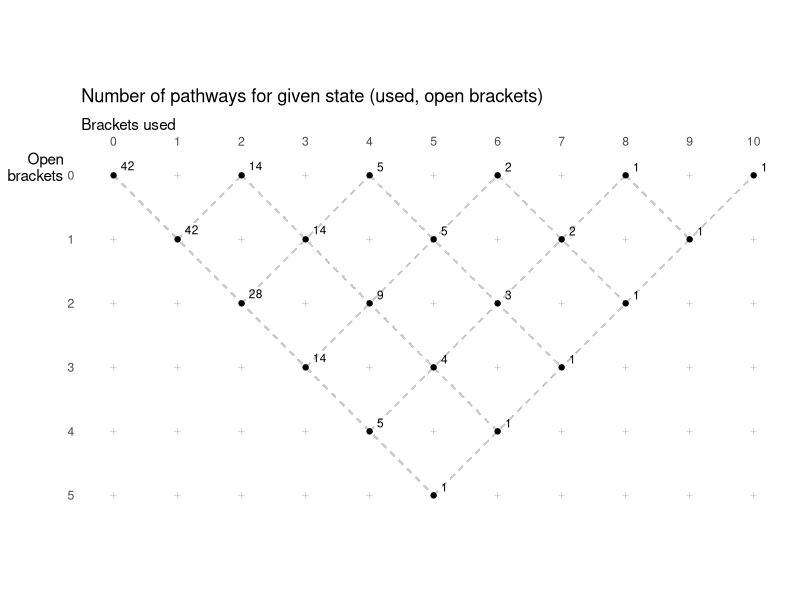

Source code (R):
## ---- chunk 1
options(tidyverse.quiet = TRUE)
library("tidyverse")
## ---- chunk 2
library("tidyverse")
evaluate_options <- function(remnant, num_brackets, eqtn = "", num_used = 0, 
                             num_open = 0, pathway = "") {
  
  # Cannot leave the final expression unclosed
  if ((num_open > 0) &
      (num_used >= num_brackets)) {
    return(NULL)
  }
  
  # Cannot have a negative number of open brackets
  if (num_open < 0) {
    return(NULL)
  }
  
  # Terminal state
  # Evaluate equation string using:
  # https://stackoverflow.com/questions/1743698/evaluate-expression-given-as-a-string
  if ((num_open == 0) & 
      (num_used >= num_brackets)) {
    rslt_tibble <- tibble(equation = eqtn, pathway = pathway) %>%
      mutate(evaluation = eval(parse(text = eqtn)))
    return(rslt_tibble)
  }
  
  # Pull off first number and bracket 
  # Results include both opening and closing the brackets
  numeric <- str_extract(remnant, "[^|]+")
  new_remnant <- sub("[^|]+\\|", "", remnant)

  return(bind_rows(
    evaluate_options(
      # When opening a bracket, the new equation will be a concatenation:
      # existing equation + numeric token + "* abs("
      remnant = new_remnant, 
      num_brackets = num_brackets,
      eqtn = paste0(eqtn, numeric, "* abs("), 
      num_used = num_used + 1, 
      num_open = num_open + 1, 
      pathway = paste0(pathway, "O")),
    evaluate_options(
      # When closing a bracket, the new equation will be a concatenation:
      # existing equation + numeric token + ")"
      remnant = new_remnant, 
      num_brackets = num_brackets,
      eqtn = paste0(eqtn, numeric, ")"), 
      num_used = num_used +1, 
      num_open = num_open - 1, 
      pathway = paste0(pathway, "C")))
    )
}
## ---- chunk 3
# Adding 1 in front just for convenience
TEST_STRING <- "1|-1|-2|-3|-4|-5|-6|-7|-8|-9|"

answers <- evaluate_options(remnant = TEST_STRING, num_brackets = 10)
## ---- chunk 4
answer_summary <- answers %>% arrange(evaluation)
num_pathways <- nrow(answer_summary)
unq_answers <- unique(answers %>% pull(evaluation))
num_unq_answers <- length(unq_answers)

duplicate_answers <- unique(
  answer_summary %>% 
    add_count(evaluation) %>% 
    filter(n > 1) %>% 
    pull(evaluation))

## ---- chunk 5
library(ggrepel)
df <- crossing(num_used = seq(0, 10), num_open = seq(0, 5))
qdf <- tibble(
  num_used = c(0, 1, 2, 2, 3, 3, 4, 4, 4, 5, 5, 5, 6, 6, 6, 7, 7, 8, 8, 9, 10),
  num_open = c(0, 1, 2, 0, 3, 1, 4, 2, 0, 5, 3, 1, 4, 2, 0, 3, 1, 2, 0, 1, 0),
  paths = c(42, 42, 28, 14, 14, 14, 5, 9, 5, 1, 4, 5, 1, 3, 2, 1, 2, 1, 1, 1, 1)
)  

df %>% 
  ggplot(aes(num_used, num_open)) + 
  scale_y_reverse(breaks = seq(0, 5), minor_breaks = NULL) + 
  scale_x_continuous(position = "top", 
                     breaks = seq(0, 10), minor_breaks = NULL) + 
  geom_segment(x = 0, y = 0, xend = 5, yend = -5, color = "grey80", alpha = .2, lty = 2) +
  geom_segment(x = 2, y = 0, xend = 6, yend = -4, color = "grey80", alpha = .2, lty = 2) +
  geom_segment(x = 4, y = 0, xend = 7, yend = -3, color = "grey80", alpha = .2, lty = 2) +
  geom_segment(x = 6, y = 0, xend = 8, yend = -2, color = "grey80", alpha = .2, lty = 2) +
  geom_segment(x = 8, y = 0, xend = 9, yend = -1, color = "grey80", alpha = .2, lty = 2) +
  geom_segment(x = 1, y = -1, xend = 2, yend = 0, color = "grey80", alpha = .2, lty = 2) +
  geom_segment(x = 2, y = -2, xend = 4, yend = 0, color = "grey80", alpha = .2, lty = 2) +
  geom_segment(x = 3, y = -3, xend = 6, yend = 0, color = "grey80", alpha = .2, lty = 2) +
  geom_segment(x = 4, y = -4, xend = 8, yend = 0, color = "grey80", alpha = .2, lty = 2) +
  geom_segment(x = 5, y = -5, xend = 10, yend = 0, color = "grey80", alpha = .2, lty = 2) +
  geom_point(color = "grey80", shape = '+', size = 3) + 
  labs(x = "Brackets used", y = "Open\nbrackets",
       title = "Number of pathways for given state (used, open brackets)") + 
  theme_light() +
  theme(panel.grid = element_blank(),
        axis.ticks = element_blank(),
        panel.border = element_blank(),
        axis.title.x = element_text(hjust = 0, vjust = 1),
        axis.title.y = element_text(angle = 0, vjust = 1, hjust = 1)) +
  geom_point(data = qdf) +
  geom_text_repel(data = qdf, aes(label = paths), nudge_x = .1, nudge_y = .1, size = 3) +
  coord_fixed() 
## ---- chunk 6
knitr::kable(answer_summary)
